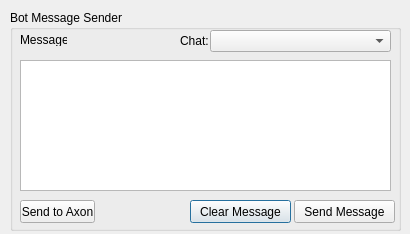
<?xml version="1.0" encoding="UTF-8"?>
<ui version="4.0">
 <class>Dialog</class>
 <widget class="QDialog" name="Dialog">
  <property name="geometry">
   <rect>
    <x>0</x>
    <y>0</y>
    <width>410</width>
    <height>234</height>
   </rect>
  </property>
  <property name="windowTitle">
   <string>USG Bot Tool</string>
  </property>
  <property name="windowIcon">
   <iconset>
    <normaloff>usgfavicon.ico</normaloff>usgfavicon.ico</iconset>
  </property>
  <widget class="QGroupBox" name="grpMain">
   <property name="geometry">
    <rect>
     <x>10</x>
     <y>10</y>
     <width>391</width>
     <height>221</height>
    </rect>
   </property>
   <property name="title">
    <string>Bot Message Sender</string>
   </property>
   <widget class="QTextEdit" name="txtMessage">
    <property name="geometry">
     <rect>
      <x>10</x>
      <y>50</y>
      <width>371</width>
      <height>131</height>
     </rect>
    </property>
    <property name="accessibleName">
     <string>txtMessage</string>
    </property>
   </widget>
   <widget class="QLabel" name="lblMessage">
    <property name="geometry">
     <rect>
      <x>10</x>
      <y>23</y>
      <width>47</width>
      <height>13</height>
     </rect>
    </property>
    <property name="text">
     <string>Message:</string>
    </property>
   </widget>
   <widget class="QComboBox" name="cboChat">
    <property name="geometry">
     <rect>
      <x>200</x>
      <y>20</y>
      <width>181</width>
      <height>22</height>
     </rect>
    </property>
    <property name="currentIndex">
     <number>-1</number>
    </property>
   </widget>
   <widget class="QLabel" name="label">
    <property name="geometry">
     <rect>
      <x>170</x>
      <y>24</y>
      <width>47</width>
      <height>13</height>
     </rect>
    </property>
    <property name="text">
     <string>Chat:</string>
    </property>
   </widget>
   <widget class="QPushButton" name="btnClear">
    <property name="geometry">
     <rect>
      <x>180</x>
      <y>190</y>
      <width>101</width>
      <height>23</height>
     </rect>
    </property>
    <property name="text">
     <string>Clear Message</string>
    </property>
   </widget>
   <widget class="QPushButton" name="btnSend">
    <property name="geometry">
     <rect>
      <x>284</x>
      <y>190</y>
      <width>101</width>
      <height>23</height>
     </rect>
    </property>
    <property name="text">
     <string>Send Message</string>
    </property>
   </widget>
   <widget class="QPushButton" name="btnDebug">
    <property name="geometry">
     <rect>
      <x>10</x>
      <y>190</y>
      <width>75</width>
      <height>23</height>
     </rect>
    </property>
    <property name="text">
     <string>Send to Axon</string>
    </property>
   </widget>
  </widget>
 </widget>
 <resources/>
 <connections/>
</ui>
